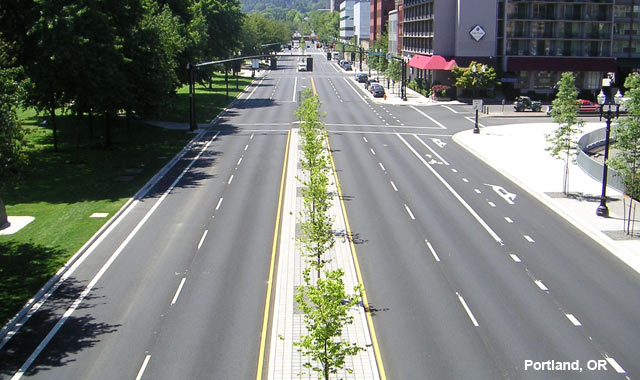
#> input picture lane.jpg, 640 x 380 px, given in place of the camera
$ python 'Hough line transformation.py'
#> lines starting #> are read from the running program, lines starting #| are printed output that depends on the picture
import cv2
import numpy as np
video = cv2.VideoCapture(0)

while True:
    ret, orig_frame = video.read()
#> orig_frame is the input picture: shape (380, 640, 3); mean B, G, R 118.8, 124.4, 120.1
    if not ret:
        video = cv2.VideoCapture(0)
        continue

    frame = cv2.GaussianBlur(orig_frame, (5, 5), 1)
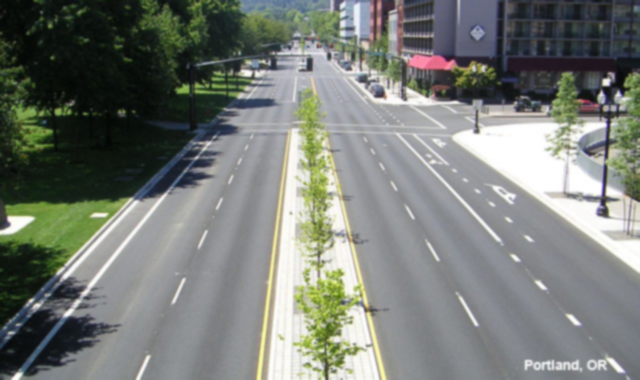
#> frame: shape (380, 640, 3); mean B, G, R 118.8, 124.4, 120.1
    edges = cv2.Canny(frame, 75, 150)
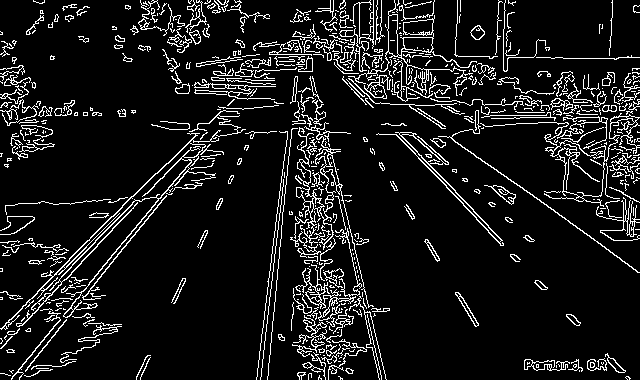
#> edges: shape (380, 640); 10% white in thin lines or dots
    lines = cv2.HoughLinesP(edges, 1, np.pi / 180, 50, maxLineGap=50)
#> lines = 228 rows, first 6: [19, 377, 318, 8], [0, 348, 315, 11], [292, 21, 619, 372], [0, 328, 335, 15], [294, 17, 630, 378], [11, 379, 310, 10]
    if lines is not None:
        for line in lines:
            x1, y1, x2, y2 = line[0]
            cv2.line(frame, (x1, y1), (x2, y2), (0, 0, 255), 5)
#> this loop made 228 passes
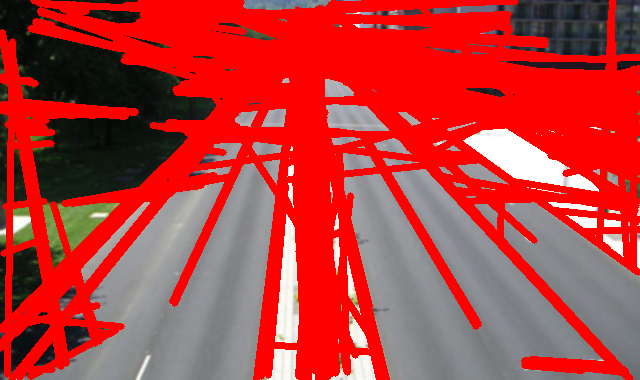
#> frame: shape (380, 640, 3); mean B, G, R 60, 60.4, 184
    cv2.imshow("frame", frame)
    #cv2.imshow("edges", edges)

    key = cv2.waitKey(27)
#> (key Esc is pressed here)
    if key == 27:
        break

cv2.waitKey(27)
video.release()
cv2.destroyAllWindows()
